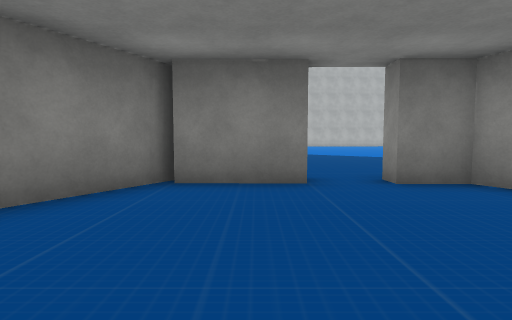
view 1 (above)

20 first-person views from a walk through a Unity game level. The camera is 1.3 m above the floor, tilts 4° down and sees 80° across. The floor is counted in squares, 2 m on a side. Each view is taken from the middle of a square. On the plan, view 1 faces up. The plan holds only what a view shows up to about 10 squares ahead; the rest is blank. The place goes on beyond the plan. The player is left out. Some surface patterns are stand-ins.

view 2
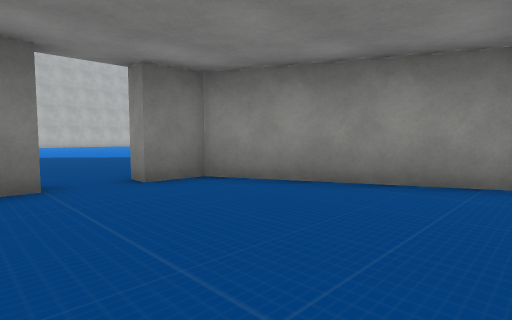

view 3
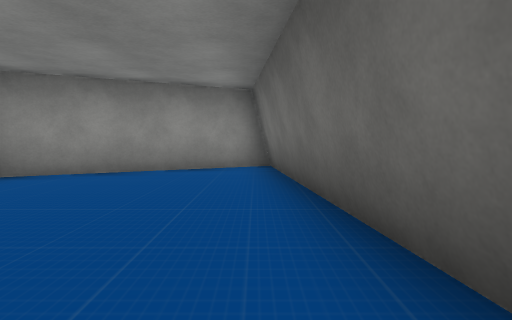

view 4
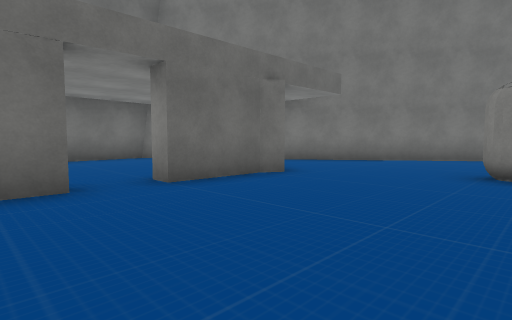

view 5
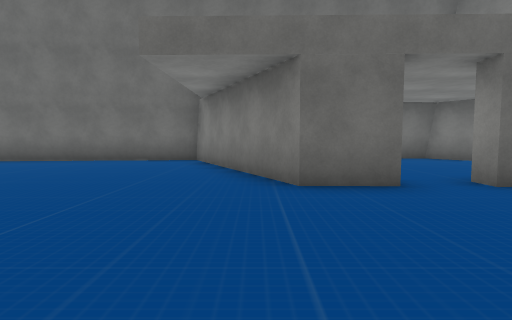

view 6
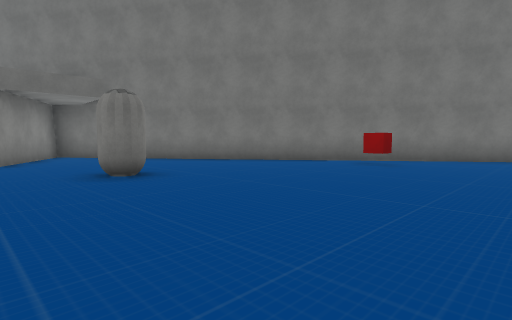

view 7
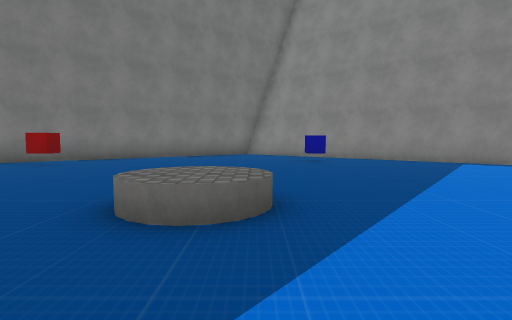

view 8
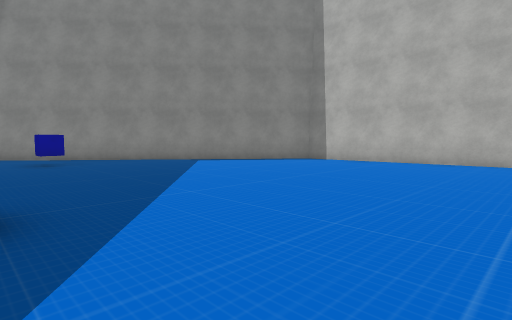

view 9
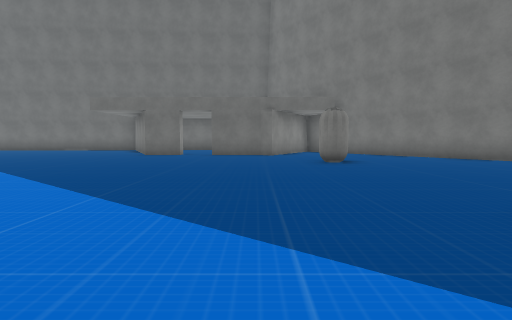

view 10
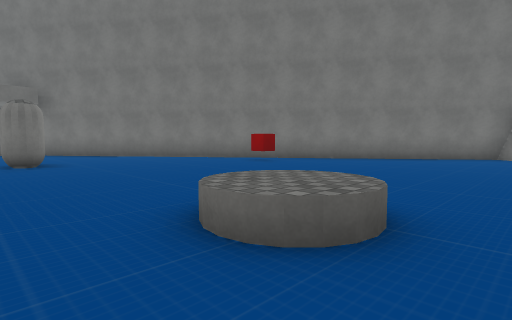

view 11
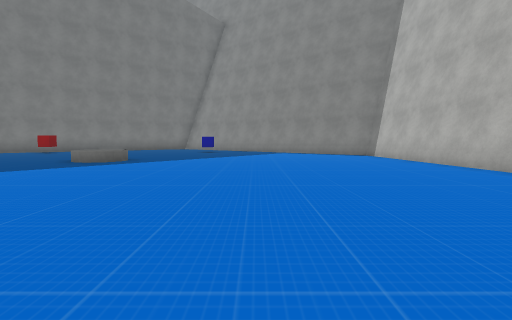

view 12
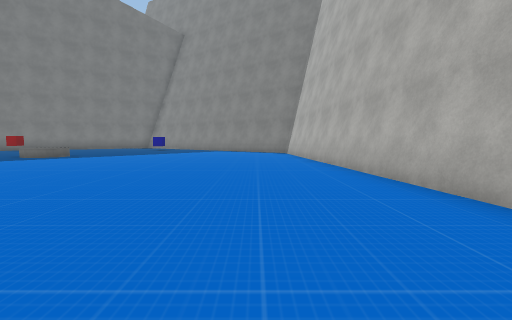

view 13
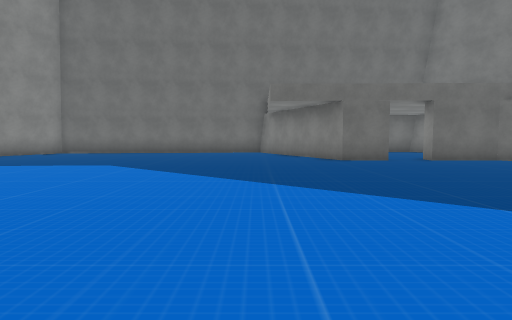

view 14
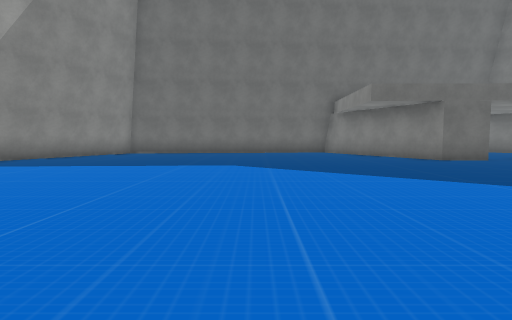

view 15
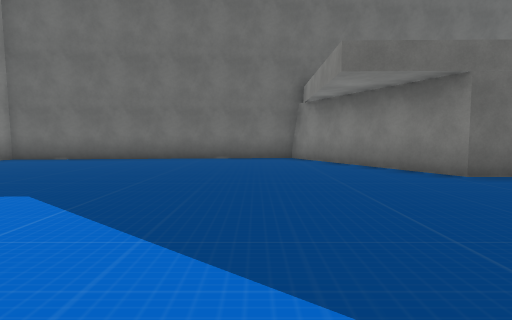

view 16
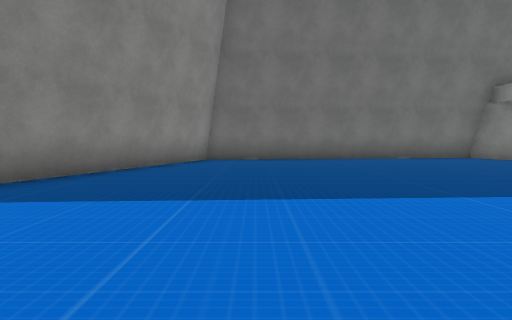

view 17
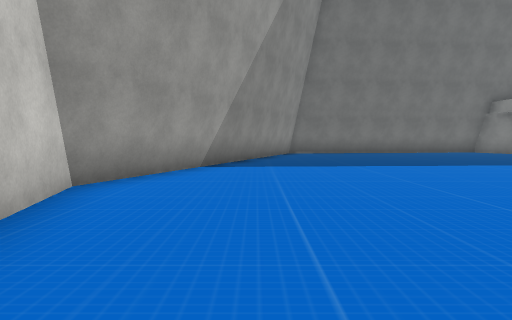

view 18
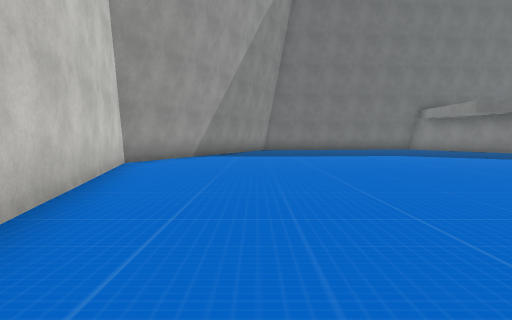

view 19
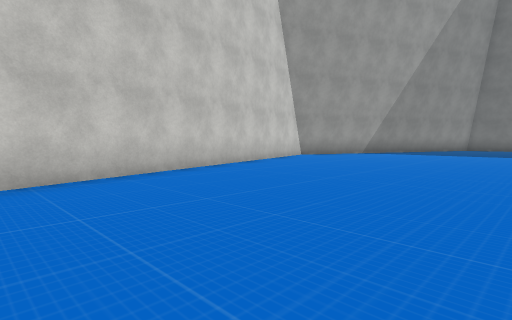

view 20
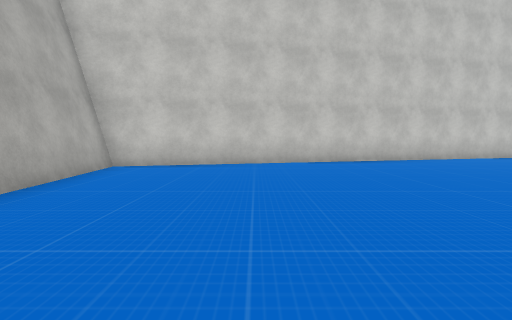

### Floor plan
Key: @ floor where view 1 was taken; # wall or solid block; . floor; ^ raised ledge; H house; C capsule; R red cube; B blue cube.
Columns run from 14 left of view 1 to 19 right of it. Each row starts with its distance up from view 1.
 27                          #####
 26                  ##      #...#
 25       ##########....   ......#
 24       #.............. .......#
 23      ##......................##
 22     ##............... ........#
 21    ##...............   .......#
 20   ##................    ......#
 19   #................      .....##
 18  ##.B.............       ......#
 17 ##...............        ......#
 16 #.........^.....         ......#
 15 #.........^.....         ......##
 14 ##...............   .  . .......#
 13  ##............... .............#
 12   ##............................##
 11    #..R..........................#
 10    ##............................#
  9     ##.....C....................##
  8      ##....C....................#
  7       #........................##
  6       ##.......................#
  5        ##....HH.HH.............#
  4         ##..HH....H...........##
  3          #.HH.....H...........#
  2            H.......H.........##
  1             .......H.........#
  0            #..@....###########
 -1            #########

Positions as (right, up) in squares from view 1, and headings:
1: (0, 0), facing up
2: (0, 0), facing up-right
3: (-2, 0), facing right
4: (3, 9), facing down-left
5: (4, 9), facing down
6: (-1, 14), facing down-left
7: (-1, 16), facing left
8: (-1, 16), facing up-left
9: (-1, 17), facing down
10: (-2, 17), facing down-left
11: (5, 20), facing left
12: (7, 23), facing left
13: (6, 14), facing down
14: (9, 14), facing down
15: (7, 10), facing down
16: (13, 10), facing down
17: (16, 14), facing down
18: (15, 18), facing down
19: (11, 20), facing down-right
20: (7, 23), facing right
